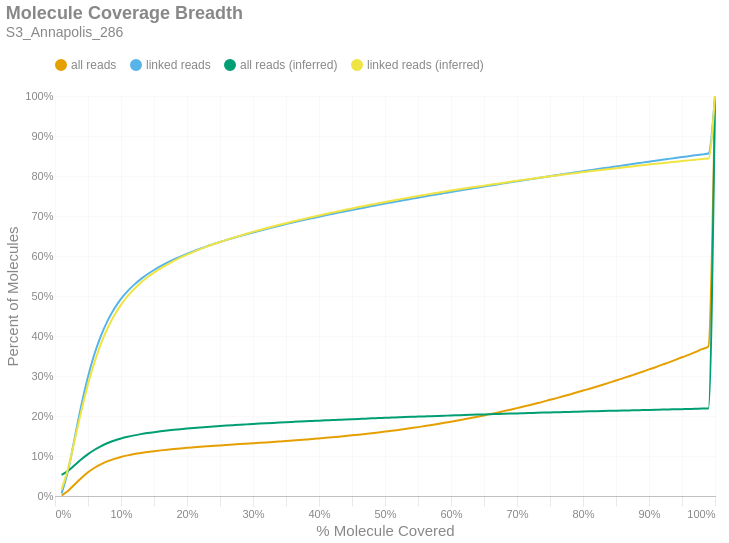

The notebook cell saved with this chart:
### Markdown cell above
### Molecule Read Coverage
This chart shows molecule coverage breadth as computed by the number of bases aligned to that molecule. In other words, "*how much of each unique long molecule is actually sequenced/aligned?*" Keep in mind there is a distinction between sequences and alignments, since some sequences belonging to a particular molecule may not align well and wouldn't appear in the alignment data. This chart also shows molecule coverage breadth as computed by the *inferred fragment* from which the aligned sequences originate. Unlike read coverage, this calculation takes into account the total insert size, including unsequenced gaps between the forward and reverse reads. Like the previous figures, these are cumulative percents.

### Code cell
if SKIPLR:
    print_html(f"Skipped")
else:
    binned_df = consolidated_hist(valids['coverage_bp'], mask, 0.01, True)
    binned_df_inf = consolidated_hist(valids['coverage_inserts'], mask, 0.01, True)
    binned_df = binned_df.with_columns(pl.lit(binned_df_inf['all reads (cumsum)']).alias('all reads (inferred)'))
    binned_df = binned_df.with_columns(pl.lit(binned_df_inf['linked reads (cumsum)']).alias('linked reads (inferred)'))
    binned_df = binned_df.with_columns(
        (pl.col('bin').cast(pl.Float64) + 0.01).alias('right_edge')
    )

    with SafeRender(binned_df):
        (
            density_plot(binned_df, 'Molecule Coverage Breadth', samplename, 'molcov', ['all reads (inferred)','linked reads (inferred)'])
            .encode(
                #x=alt.X('bin:Q', title="% Molecule Covered").axis(format = '%').scale(padding=0),
                x=alt.X('right_edge:Q', title="% Molecule Covered").axis(format='%').scale(padding=0),
                y=alt.Y('value:Q', title='Percent of Molecules')
                    .axis(format='%')
                    .stack(False)
                    .scale(domainMin=0, padding=0),
                color=alt.Color("key:N").scale(domain = ["all reads", "linked reads", "all reads (inferred)", "linked reads (inferred)"]),
                tooltip = [
                    alt.Tooltip("key:N", title = "Data Type"),
                    alt.Tooltip("range_label:N", title="% Molecule Covered"),
                    alt.Tooltip("value:Q", format = ".2%", title="% Molecules")
                ]
            )
        ).display()

### Figure 1 — Vega-Lite specification as saved in the notebook (floating-point values rounded to 4 significant figures)
{"width": "container", "height": 400, "config": {"title": {"anchor": "start", "dy": -15, "fontSize": 18, "color": "#888888", "subtitleColor": "#888888", "subtitleFontSize": 14}, "arc": {"fill": "#0072B2"}, "axis": {"domainColor": "#888888", "domainWidth": 0.5, "gridWidth": 0.2, "grid": false, "titleFontWeight": 400, "titleFontSize": 15, "labelFontSize": 11, "labelColor": "#888888", "tickColor": "#888888", "tickWidth": 0.2, "titleColor": "#888888"}, "axisBand": {"grid": false}, "axisX": {"grid": true, "tickSize": 10, "domainCap": "round"}, "axisY": {"domain": false, "grid": true, "tickSize": 0, "domainCap": "round"}, "background": "transparent", "header": {"labelFontSize": 15, "labelColor": "#888888", "titleFontSize": 15, "titleFontWeight": 600, "titleColor": "#888888"}, "legend": {"labelFont": "sans-serif", "labelFontSize": 12, "labelColor": "#888888", "symbolSize": 100, "symbolType": "circle", "titleFontSize": 12, "titlePadding": 10, "titleColor": "#888888", "title": null, "orient": "top"}, "range": {"category": ["#E69F00", "#56B4E9", "#009E73", "#F0E442", "#0072B2", "#D55E00", "#CC79A7", "#000000"], "diverging": ["#cfe8f3", "#a2d4ec", "#73bfe2", "#46abdb", "#1696d2", "#12719e"]}, "area": {"fill": "#0072B2", "fillOpacity": 0.7, "line": true, "strokeOpacity": 0.7}, "line": {"color": "#0072B2", "stroke": "#0072B2", "strokeWidth": 2}, "trail": {"color": "#0072B2", "stroke": "#0072B2", "strokeWidth": 0, "size": 1}, "point": {"filled": true, "fillOpacity": 1.0, "size": 95}, "text": {"color": "#888888", "fontSize": 11, "align": "right", "fontWeight": 400, "size": 11}, "bar": {"fill": "#0072B2", "stroke": null}, "view": {"stroke": null, "continuousWidth": 660, "continuousHeight": 400}}, "data": {"name": "data-cd6363bd19e3e7296bf46c4ef8585c17"}, "mark": {"type": "line", "interpolate": "monotone", "point": {"opacity": 0, "size": 275}}, "encoding": {"color": {"field": "key", "scale": {"domain": ["all reads", "linked reads", "all reads (inferred)", "linked reads (inferred)"]}, "type": "nominal"}, "tooltip": [{"field": "key", "title": "Data Type", "type": "nominal"}, {"field": "range_label", "title": "% Molecule Covered", "type": "nominal"}, {"field": "value", "format": ".2%", "title": "% Molecules", "type": "quantitative"}], "x": {"axis": {"format": "%"}, "field": "right_edge", "scale": {"padding": 0}, "title": "% Molecule Covered", "type": "quantitative"}, "y": {"axis": {"format": "%"}, "field": "value", "scale": {"domainMin": 0, "padding": 0}, "stack": false, "title": "Percent of Molecules", "type": "quantitative"}}, "params": [{"name": "param_c36ac31b6afebe62", "select": {"type": "point", "fields": ["key"]}, "bind": "legend"}], "title": {"text": "Molecule Coverage Breadth", "subtitle": "S3_Annapolis_286"}, "transform": [{"fold": ["all reads (cumsum)", "linked reads (cumsum)", "all reads (inferred)", "linked reads (inferred)"]}, {"calculate": "replace(datum.key, ' (cumsum)', '')", "as": "key"}, {"filter": {"param": "param_c36ac31b6afebe62"}}], "usermeta": {"embedOptions": {"downloadFileName": "S3_Annapolis_286.molcov"}}, "$schema": "https://vega.github.io/schema/vega-lite/v6.1.0.json", "datasets": {"data-cd6363bd19e3e7296bf46c4ef8585c17": [{"bin": "0.0", "interval": "0.0-0.01", "all reads": 0.001451, "linked reads": 0.006499, "all reads (cumsum)": 0.001451, "linked reads (cumsum)": 0.006499, "range_label": "0.0-0.01", "all reads (inferred)": 0.05266, "linked reads (inferred)": 0.01658, "right_edge": 0.01}, {"bin": "0.01", "interval": "0.01-0.02", "all reads": 0.01169, "linked reads": 0.05833, "all reads (cumsum)": 0.01314, "linked reads (cumsum)": 0.06483, "range_label": "0.01-0.02", "all reads (inferred)": 0.06315, "linked reads (inferred)": 0.06911, "right_edge": 0.02}, {"bin": "0.02", "interval": "0.02-0.03", "all reads": 0.01613, "linked reads": 0.08146, "all reads (cumsum)": 0.02927, "linked reads (cumsum)": 0.1463, "range_label": "0.02-0.03", "all reads (inferred)": 0.07733, "linked reads (inferred)": 0.1409, "right_edge": 0.03}, {"bin": "0.03", "interval": "0.03-0.04", "all reads": 0.016, "linked reads": 0.08104, "all reads (cumsum)": 0.04527, "linked reads (cumsum)": 0.2273, "range_label": "0.03-0.04", "all reads (inferred)": 0.09162, "linked reads (inferred)": 0.2135, "right_edge": 0.04}, {"bin": "0.04", "interval": "0.04-0.05", "all reads": 0.01397, "linked reads": 0.07082, "all reads (cumsum)": 0.05924, "linked reads (cumsum)": 0.2982, "range_label": "0.04-0.05", "all reads (inferred)": 0.1046, "linked reads (inferred)": 0.2793, "right_edge": 0.05}, {"bin": "0.05", "interval": "0.05-0.06", "all reads": 0.01142, "linked reads": 0.05793, "all reads (cumsum)": 0.07066, "linked reads (cumsum)": 0.3561, "range_label": "0.05-0.06", "all reads (inferred)": 0.1156, "linked reads (inferred)": 0.3352, "right_edge": 0.06}, {"bin": "0.06", "interval": "0.06-0.07", "all reads": 0.009139, "linked reads": 0.04627, "all reads (cumsum)": 0.0798, "linked reads (cumsum)": 0.4024, "range_label": "0.06-0.07", "all reads (inferred)": 0.1249, "linked reads (inferred)": 0.3823, "right_edge": 0.07}, {"bin": "0.07", "interval": "0.07-0.08", "all reads": 0.007277, "linked reads": 0.03684, "all reads (cumsum)": 0.08708, "linked reads (cumsum)": 0.4392, "range_label": "0.07-0.08", "all reads (inferred)": 0.1324, "linked reads (inferred)": 0.4207, "right_edge": 0.08}, {"bin": "0.08", "interval": "0.08-0.09", "all reads": 0.005848, "linked reads": 0.02955, "all reads (cumsum)": 0.09293, "linked reads (cumsum)": 0.4687, "range_label": "0.08-0.09", "all reads (inferred)": 0.1386, "linked reads (inferred)": 0.452, "right_edge": 0.09}, {"bin": "0.09", "interval": "0.09-0.1", "all reads": 0.004757, "linked reads": 0.02395, "all reads (cumsum)": 0.09768, "linked reads (cumsum)": 0.4927, "range_label": "0.09-0.1", "all reads (inferred)": 0.1437, "linked reads (inferred)": 0.4778, "right_edge": 0.1}, {"bin": "0.1", "interval": "0.1-0.11", "all reads": 0.003855, "linked reads": 0.01934, "all reads (cumsum)": 0.1015, "linked reads (cumsum)": 0.512, "range_label": "0.1-0.11", "all reads (inferred)": 0.148, "linked reads (inferred)": 0.4995, "right_edge": 0.11}, {"bin": "0.11", "interval": "0.11-0.12", "all reads": 0.003264, "linked reads": 0.01638, "all reads (cumsum)": 0.1048, "linked reads (cumsum)": 0.5284, "range_label": "0.11-0.12", "all reads (inferred)": 0.1516, "linked reads (inferred)": 0.5177, "right_edge": 0.12}, {"bin": "0.12", "interval": "0.12-0.13", "all reads": 0.002759, "linked reads": 0.0138, "all reads (cumsum)": 0.1076, "linked reads (cumsum)": 0.5422, "range_label": "0.12-0.13", "all reads (inferred)": 0.1547, "linked reads (inferred)": 0.5332, "right_edge": 0.13}, {"bin": "0.13", "interval": "0.13-0.14", "all reads": 0.002425, "linked reads": 0.01212, "all reads (cumsum)": 0.11, "linked reads (cumsum)": 0.5543, "range_label": "0.13-0.14", "all reads (inferred)": 0.1573, "linked reads (inferred)": 0.5467, "right_edge": 0.14}, {"bin": "0.14", "interval": "0.14-0.15", "all reads": 0.002144, "linked reads": 0.01066, "all reads (cumsum)": 0.1121, "linked reads (cumsum)": 0.565, "range_label": "0.14-0.15", "all reads (inferred)": 0.1597, "linked reads (inferred)": 0.5584, "right_edge": 0.15}, {"bin": "0.15", "interval": "0.15-0.16", "all reads": 0.001917, "linked reads": 0.009523, "all reads (cumsum)": 0.114, "linked reads (cumsum)": 0.5745, "range_label": "0.15-0.16", "all reads (inferred)": 0.1618, "linked reads (inferred)": 0.5691, "right_edge": 0.16}, {"bin": "0.16", "interval": "0.16-0.17", "all reads": 0.001769, "linked reads": 0.008743, "all reads (cumsum)": 0.1158, "linked reads (cumsum)": 0.5833, "range_label": "0.16-0.17", "all reads (inferred)": 0.1637, "linked reads (inferred)": 0.5787, "right_edge": 0.17}, {"bin": "0.17", "interval": "0.17-0.18", "all reads": 0.001606, "linked reads": 0.007924, "all reads (cumsum)": 0.1174, "linked reads (cumsum)": 0.5912, "range_label": "0.17-0.18", "all reads (inferred)": 0.1655, "linked reads (inferred)": 0.5877, "right_edge": 0.18}, {"bin": "0.18", "interval": "0.18-0.19", "all reads": 0.001496, "linked reads": 0.007339, "all reads (cumsum)": 0.1189, "linked reads (cumsum)": 0.5985, "range_label": "0.18-0.19", "all reads (inferred)": 0.1671, "linked reads (inferred)": 0.5959, "right_edge": 0.19}, {"bin": "0.19", "interval": "0.19-0.2", "all reads": 0.001424, "linked reads": 0.006937, "all reads (cumsum)": 0.1203, "linked reads (cumsum)": 0.6055, "range_label": "0.19-0.2", "all reads (inferred)": 0.1686, "linked reads (inferred)": 0.6034, "right_edge": 0.2}, {"bin": "0.2", "interval": "0.2-0.21", "all reads": 0.001322, "linked reads": 0.006422, "all reads (cumsum)": 0.1217, "linked reads (cumsum)": 0.6119, "range_label": "0.2-0.21", "all reads (inferred)": 0.17, "linked reads (inferred)": 0.6104, "right_edge": 0.21}, {"bin": "0.21", "interval": "0.21-0.22", "all reads": 0.001295, "linked reads": 0.006247, "all reads (cumsum)": 0.123, "linked reads (cumsum)": 0.6181, "range_label": "0.21-0.22", "all reads (inferred)": 0.1713, "linked reads (inferred)": 0.617, "right_edge": 0.22}, {"bin": "0.22", "interval": "0.22-0.23", "all reads": 0.001237, "linked reads": 0.005934, "all reads (cumsum)": 0.1242, "linked reads (cumsum)": 0.6241, "range_label": "0.22-0.23", "all reads (inferred)": 0.1726, "linked reads (inferred)": 0.6234, "right_edge": 0.23}, {"bin": "0.23", "interval": "0.23-0.24", "all reads": 0.001179, "linked reads": 0.005586, "all reads (cumsum)": 0.1254, "linked reads (cumsum)": 0.6296, "range_label": "0.23-0.24", "all reads (inferred)": 0.1738, "linked reads (inferred)": 0.6293, "right_edge": 0.24}, {"bin": "0.24", "interval": "0.24-0.25", "all reads": 0.001162, "linked reads": 0.005467, "all reads (cumsum)": 0.1265, "linked reads (cumsum)": 0.6351, "range_label": "0.24-0.25", "all reads (inferred)": 0.175, "linked reads (inferred)": 0.635, "right_edge": 0.25}, {"bin": "0.25", "interval": "0.25-0.26", "all reads": 0.001097, "linked reads": 0.005113, "all reads (cumsum)": 0.1276, "linked reads (cumsum)": 0.6402, "range_label": "0.25-0.26", "all reads (inferred)": 0.176, "linked reads (inferred)": 0.6404, "right_edge": 0.26}, {"bin": "0.26", "interval": "0.26-0.27", "all reads": 0.001066, "linked reads": 0.004895, "all reads (cumsum)": 0.1287, "linked reads (cumsum)": 0.6451, "range_label": "0.26-0.27", "all reads (inferred)": 0.1771, "linked reads (inferred)": 0.6455, "right_edge": 0.27}, {"bin": "0.27", "interval": "0.27-0.28", "all reads": 0.001029, "linked reads": 0.004643, "all reads (cumsum)": 0.1297, "linked reads (cumsum)": 0.6498, "range_label": "0.27-0.28", "all reads (inferred)": 0.1781, "linked reads (inferred)": 0.6506, "right_edge": 0.28}, {"bin": "0.28", "interval": "0.28-0.29", "all reads": 0.001064, "linked reads": 0.004623, "all reads (cumsum)": 0.1308, "linked reads (cumsum)": 0.6544, "range_label": "0.28-0.29", "all reads (inferred)": 0.1791, "linked reads (inferred)": 0.6555, "right_edge": 0.29}, {"bin": "0.29", "interval": "0.29-0.3", "all reads": 0.001064, "linked reads": 0.004508, "all reads (cumsum)": 0.1319, "linked reads (cumsum)": 0.6589, "range_label": "0.29-0.3", "all reads (inferred)": 0.18, "linked reads (inferred)": 0.6603, "right_edge": 0.3}, {"bin": "0.3", "interval": "0.3-0.31", "all reads": 0.00109, "linked reads": 0.004386, "all reads (cumsum)": 0.1329, "linked reads (cumsum)": 0.6633, "range_label": "0.3-0.31", "all reads (inferred)": 0.181, "linked reads (inferred)": 0.6649, "right_edge": 0.31}, {"bin": "0.31", "interval": "0.31-0.32", "all reads": 0.001109, "linked reads": 0.004304, "all reads (cumsum)": 0.1341, "linked reads (cumsum)": 0.6676, "range_label": "0.31-0.32", "all reads (inferred)": 0.1819, "linked reads (inferred)": 0.6694, "right_edge": 0.32}, {"bin": "0.32", "interval": "0.32-0.33", "all reads": 0.001129, "linked reads": 0.004143, "all reads (cumsum)": 0.1352, "linked reads (cumsum)": 0.6717, "range_label": "0.32-0.33", "all reads (inferred)": 0.1828, "linked reads (inferred)": 0.6737, "right_edge": 0.33}, {"bin": "0.33", "interval": "0.33-0.34", "all reads": 0.001162, "linked reads": 0.004077, "all reads (cumsum)": 0.1363, "linked reads (cumsum)": 0.6758, "range_label": "0.33-0.34", "all reads (inferred)": 0.1836, "linked reads (inferred)": 0.678, "right_edge": 0.34}, {"bin": "0.34", "interval": "0.34-0.35", "all reads": 0.001173, "linked reads": 0.003937, "all reads (cumsum)": 0.1375, "linked reads (cumsum)": 0.6797, "range_label": "0.34-0.35", "all reads (inferred)": 0.1845, "linked reads (inferred)": 0.6821, "right_edge": 0.35}, {"bin": "0.35", "interval": "0.35-0.36", "all reads": 0.001201, "linked reads": 0.003851, "all reads (cumsum)": 0.1387, "linked reads (cumsum)": 0.6836, "range_label": "0.35-0.36", "all reads (inferred)": 0.1853, "linked reads (inferred)": 0.6861, "right_edge": 0.36}, {"bin": "0.36", "interval": "0.36-0.37", "all reads": 0.001246, "linked reads": 0.003795, "all reads (cumsum)": 0.14, "linked reads (cumsum)": 0.6874, "range_label": "0.36-0.37", "all reads (inferred)": 0.1861, "linked reads (inferred)": 0.69, "right_edge": 0.37}, {"bin": "0.37", "interval": "0.37-0.38", "all reads": 0.001278, "linked reads": 0.003656, "all reads (cumsum)": 0.1412, "linked reads (cumsum)": 0.691, "range_label": "0.37-0.38", "all reads (inferred)": 0.1869, "linked reads (inferred)": 0.6939, "right_edge": 0.38}, {"bin": "0.38", "interval": "0.38-0.39", "all reads": 0.001303, "linked reads": 0.003572, "all reads (cumsum)": 0.1425, "linked reads (cumsum)": 0.6946, "range_label": "0.38-0.39", "all reads (inferred)": 0.1877, "linked reads (inferred)": 0.6976, "right_edge": 0.39}, {"bin": "0.39", "interval": "0.39-0.4", "all reads": 0.001398, "linked reads": 0.003544, "all reads (cumsum)": 0.1439, "linked reads (cumsum)": 0.6982, "range_label": "0.39-0.4", "all reads (inferred)": 0.1884, "linked reads (inferred)": 0.7014, "right_edge": 0.4}, {"bin": "0.4", "interval": "0.4-0.41", "all reads": 0.001405, "linked reads": 0.003489, "all reads (cumsum)": 0.1454, "linked reads (cumsum)": 0.7017, "range_label": "0.4-0.41", "all reads (inferred)": 0.1892, "linked reads (inferred)": 0.7051, "right_edge": 0.41}, {"bin": "0.41", "interval": "0.41-0.42", "all reads": 0.001475, "linked reads": 0.003404, "all reads (cumsum)": 0.1468, "linked reads (cumsum)": 0.7051, "range_label": "0.41-0.42", "all reads (inferred)": 0.1899, "linked reads (inferred)": 0.7086, "right_edge": 0.42}, {"bin": "0.42", "interval": "0.42-0.43", "all reads": 0.001546, "linked reads": 0.003398, "all reads (cumsum)": 0.1484, "linked reads (cumsum)": 0.7085, "range_label": "0.42-0.43", "all reads (inferred)": 0.1906, "linked reads (inferred)": 0.7121, "right_edge": 0.43}, {"bin": "0.43", "interval": "0.43-0.44", "all reads": 0.001597, "linked reads": 0.00336, "all reads (cumsum)": 0.15, "linked reads (cumsum)": 0.7118, "range_label": "0.43-0.44", "all reads (inferred)": 0.1914, "linked reads (inferred)": 0.7156, "right_edge": 0.44}, {"bin": "0.44", "interval": "0.44-0.45", "all reads": 0.001637, "linked reads": 0.003207, "all reads (cumsum)": 0.1516, "linked reads (cumsum)": 0.715, "range_label": "0.44-0.45", "all reads (inferred)": 0.1921, "linked reads (inferred)": 0.719, "right_edge": 0.45}, {"bin": "0.45", "interval": "0.45-0.46", "all reads": 0.001709, "linked reads": 0.003238, "all reads (cumsum)": 0.1533, "linked reads (cumsum)": 0.7183, "range_label": "0.45-0.46", "all reads (inferred)": 0.1927, "linked reads (inferred)": 0.7223, "right_edge": 0.46}, {"bin": "0.46", "interval": "0.46-0.47", "all reads": 0.001817, "linked reads": 0.00325, "all reads (cumsum)": 0.1551, "linked reads (cumsum)": 0.7215, "range_label": "0.46-0.47", "all reads (inferred)": 0.1934, "linked reads (inferred)": 0.7254, "right_edge": 0.47}, {"bin": "0.47", "interval": "0.47-0.48", "all reads": 0.001894, "linked reads": 0.003245, "all reads (cumsum)": 0.157, "linked reads (cumsum)": 0.7248, "range_label": "0.47-0.48", "all reads (inferred)": 0.1941, "linked reads (inferred)": 0.7287, "right_edge": 0.48}, {"bin": "0.48", "interval": "0.48-0.49", "all reads": 0.001883, "linked reads": 0.003073, "all reads (cumsum)": 0.1589, "linked reads (cumsum)": 0.7278, "range_label": "0.48-0.49", "all reads (inferred)": 0.1947, "linked reads (inferred)": 0.7318, "right_edge": 0.49}, {"bin": "0.49", "interval": "0.49-0.5", "all reads": 0.002145, "linked reads": 0.003197, "all reads (cumsum)": 0.1611, "linked reads (cumsum)": 0.731, "range_label": "0.49-0.5", "all reads (inferred)": 0.1954, "linked reads (inferred)": 0.735, "right_edge": 0.5}, {"bin": "0.5", "interval": "0.5-0.51", "all reads": 0.001963, "linked reads": 0.002974, "all reads (cumsum)": 0.163, "linked reads (cumsum)": 0.734, "range_label": "0.5-0.51", "all reads (inferred)": 0.196, "linked reads (inferred)": 0.738, "right_edge": 0.51}, {"bin": "0.51", "interval": "0.51-0.52", "all reads": 0.002208, "linked reads": 0.003034, "all reads (cumsum)": 0.1652, "linked reads (cumsum)": 0.737, "range_label": "0.51-0.52", "all reads (inferred)": 0.1966, "linked reads (inferred)": 0.741, "right_edge": 0.52}, {"bin": "0.52", "interval": "0.52-0.53", "all reads": 0.002252, "linked reads": 0.002971, "all reads (cumsum)": 0.1675, "linked reads (cumsum)": 0.74, "range_label": "0.52-0.53", "all reads (inferred)": 0.1973, "linked reads (inferred)": 0.744, "right_edge": 0.53}, {"bin": "0.53", "interval": "0.53-0.54", "all reads": 0.002326, "linked reads": 0.002903, "all reads (cumsum)": 0.1698, "linked reads (cumsum)": 0.7429, "range_label": "0.53-0.54", "all reads (inferred)": 0.1979, "linked reads (inferred)": 0.7469, "right_edge": 0.54}, {"bin": "0.54", "interval": "0.54-0.55", "all reads": 0.002377, "linked reads": 0.002877, "all reads (cumsum)": 0.1722, "linked reads (cumsum)": 0.7458, "range_label": "0.54-0.55", "all reads (inferred)": 0.1985, "linked reads (inferred)": 0.7498, "right_edge": 0.55}, {"bin": "0.55", "interval": "0.55-0.56", "all reads": 0.002601, "linked reads": 0.002916, "all reads (cumsum)": 0.1748, "linked reads (cumsum)": 0.7487, "range_label": "0.55-0.56", "all reads (inferred)": 0.1991, "linked reads (inferred)": 0.7526, "right_edge": 0.56}, {"bin": "0.56", "interval": "0.56-0.57", "all reads": 0.002635, "linked reads": 0.002897, "all reads (cumsum)": 0.1774, "linked reads (cumsum)": 0.7516, "range_label": "0.56-0.57", "all reads (inferred)": 0.1996, "linked reads (inferred)": 0.7554, "right_edge": 0.57}, {"bin": "0.57", "interval": "0.57-0.58", "all reads": 0.002646, "linked reads": 0.002838, "all reads (cumsum)": 0.1801, "linked reads (cumsum)": 0.7544, "range_label": "0.57-0.58", "all reads (inferred)": 0.2002, "linked reads (inferred)": 0.7581, "right_edge": 0.58}, {"bin": "0.58", "interval": "0.58-0.59", "all reads": 0.002787, "linked reads": 0.00288, "all reads (cumsum)": 0.1828, "linked reads (cumsum)": 0.7573, "range_label": "0.58-0.59", "all reads (inferred)": 0.2008, "linked reads (inferred)": 0.7608, "right_edge": 0.59}, {"bin": "0.59", "interval": "0.59-0.6", "all reads": 0.002932, "linked reads": 0.00282, "all reads (cumsum)": 0.1858, "linked reads (cumsum)": 0.7601, "range_label": "0.59-0.6", "all reads (inferred)": 0.2013, "linked reads (inferred)": 0.7635, "right_edge": 0.6}, {"bin": "0.6", "interval": "0.6-0.61", "all reads": 0.002864, "linked reads": 0.00266, "all reads (cumsum)": 0.1886, "linked reads (cumsum)": 0.7628, "range_label": "0.6-0.61", "all reads (inferred)": 0.2019, "linked reads (inferred)": 0.7661, "right_edge": 0.61}, {"bin": "0.61", "interval": "0.61-0.62", "all reads": 0.003094, "linked reads": 0.002678, "all reads (cumsum)": 0.1917, "linked reads (cumsum)": 0.7655, "range_label": "0.61-0.62", "all reads (inferred)": 0.2024, "linked reads (inferred)": 0.7687, "right_edge": 0.62}, {"bin": "0.62", "interval": "0.62-0.63", "all reads": 0.00317, "linked reads": 0.002724, "all reads (cumsum)": 0.1949, "linked reads (cumsum)": 0.7682, "range_label": "0.62-0.63", "all reads (inferred)": 0.203, "linked reads (inferred)": 0.7712, "right_edge": 0.63}, {"bin": "0.63", "interval": "0.63-0.64", "all reads": 0.003248, "linked reads": 0.002646, "all reads (cumsum)": 0.1982, "linked reads (cumsum)": 0.7708, "range_label": "0.63-0.64", "all reads (inferred)": 0.2035, "linked reads (inferred)": 0.7736, "right_edge": 0.64}, {"bin": "0.64", "interval": "0.64-0.65", "all reads": 0.00332, "linked reads": 0.002683, "all reads (cumsum)": 0.2015, "linked reads (cumsum)": 0.7735, "range_label": "0.64-0.65", "all reads (inferred)": 0.204, "linked reads (inferred)": 0.7759, "right_edge": 0.65}, {"bin": "0.65", "interval": "0.65-0.66", "all reads": 0.003552, "linked reads": 0.0027, "all reads (cumsum)": 0.205, "linked reads (cumsum)": 0.7762, "range_label": "0.65-0.66", "all reads (inferred)": 0.2045, "linked reads (inferred)": 0.7784, "right_edge": 0.66}, {"bin": "0.66", "interval": "0.66-0.67", "all reads": 0.00344, "linked reads": 0.002664, "all reads (cumsum)": 0.2085, "linked reads (cumsum)": 0.7789, "range_label": "0.66-0.67", "all reads (inferred)": 0.205, "linked reads (inferred)": 0.7809, "right_edge": 0.67}, {"bin": "0.67", "interval": "0.67-0.68", "all reads": 0.003695, "linked reads": 0.002679, "all reads (cumsum)": 0.2122, "linked reads (cumsum)": 0.7816, "range_label": "0.67-0.68", "all reads (inferred)": 0.2055, "linked reads (inferred)": 0.7833, "right_edge": 0.68}, {"bin": "0.68", "interval": "0.68-0.69", "all reads": 0.003638, "linked reads": 0.002512, "all reads (cumsum)": 0.2158, "linked reads (cumsum)": 0.7841, "range_label": "0.68-0.69", "all reads (inferred)": 0.206, "linked reads (inferred)": 0.7857, "right_edge": 0.69}, {"bin": "0.69", "interval": "0.69-0.7", "all reads": 0.003876, "linked reads": 0.002611, "all reads (cumsum)": 0.2197, "linked reads (cumsum)": 0.7867, "range_label": "0.69-0.7", "all reads (inferred)": 0.2065, "linked reads (inferred)": 0.788, "right_edge": 0.7}, {"bin": "0.7", "interval": "0.7-0.71", "all reads": 0.003834, "linked reads": 0.002563, "all reads (cumsum)": 0.2235, "linked reads (cumsum)": 0.7893, "range_label": "0.7-0.71", "all reads (inferred)": 0.207, "linked reads (inferred)": 0.7903, "right_edge": 0.71}, {"bin": "0.71", "interval": "0.71-0.72", "all reads": 0.004023, "linked reads": 0.002616, "all reads (cumsum)": 0.2275, "linked reads (cumsum)": 0.7919, "range_label": "0.71-0.72", "all reads (inferred)": 0.2075, "linked reads (inferred)": 0.7926, "right_edge": 0.72}, {"bin": "0.72", "interval": "0.72-0.73", "all reads": 0.004196, "linked reads": 0.002583, "all reads (cumsum)": 0.2317, "linked reads (cumsum)": 0.7945, "range_label": "0.72-0.73", "all reads (inferred)": 0.208, "linked reads (inferred)": 0.7949, "right_edge": 0.73}, {"bin": "0.73", "interval": "0.73-0.74", "all reads": 0.004146, "linked reads": 0.002543, "all reads (cumsum)": 0.2359, "linked reads (cumsum)": 0.797, "range_label": "0.73-0.74", "all reads (inferred)": 0.2085, "linked reads (inferred)": 0.7971, "right_edge": 0.74}, {"bin": "0.74", "interval": "0.74-0.75", "all reads": 0.00453, "linked reads": 0.002628, "all reads (cumsum)": 0.2404, "linked reads (cumsum)": 0.7996, "range_label": "0.74-0.75", "all reads (inferred)": 0.2089, "linked reads (inferred)": 0.7993, "right_edge": 0.75}, {"bin": "0.75", "interval": "0.75-0.76", "all reads": 0.004334, "linked reads": 0.002468, "all reads (cumsum)": 0.2447, "linked reads (cumsum)": 0.8021, "range_label": "0.75-0.76", "all reads (inferred)": 0.2094, "linked reads (inferred)": 0.8014, "right_edge": 0.76}, {"bin": "0.76", "interval": "0.76-0.77", "all reads": 0.004515, "linked reads": 0.002538, "all reads (cumsum)": 0.2493, "linked reads (cumsum)": 0.8046, "range_label": "0.76-0.77", "all reads (inferred)": 0.2099, "linked reads (inferred)": 0.8035, "right_edge": 0.77}, {"bin": "0.77", "interval": "0.77-0.78", "all reads": 0.004621, "linked reads": 0.00256, "all reads (cumsum)": 0.2539, "linked reads (cumsum)": 0.8072, "range_label": "0.77-0.78", "all reads (inferred)": 0.2103, "linked reads (inferred)": 0.8056, "right_edge": 0.78}, {"bin": "0.78", "interval": "0.78-0.79", "all reads": 0.004674, "linked reads": 0.002442, "all reads (cumsum)": 0.2585, "linked reads (cumsum)": 0.8096, "range_label": "0.78-0.79", "all reads (inferred)": 0.2108, "linked reads (inferred)": 0.8077, "right_edge": 0.79}, {"bin": "0.79", "interval": "0.79-0.8", "all reads": 0.005007, "linked reads": 0.002389, "all reads (cumsum)": 0.2636, "linked reads (cumsum)": 0.812, "range_label": "0.79-0.8", "all reads (inferred)": 0.2112, "linked reads (inferred)": 0.8097, "right_edge": 0.8}, {"bin": "0.8", "interval": "0.8-0.81", "all reads": 0.004683, "linked reads": 0.002426, "all reads (cumsum)": 0.2682, "linked reads (cumsum)": 0.8144, "range_label": "0.8-0.81", "all reads (inferred)": 0.2116, "linked reads (inferred)": 0.8118, "right_edge": 0.81}, {"bin": "0.81", "interval": "0.81-0.82", "all reads": 0.004925, "linked reads": 0.002429, "all reads (cumsum)": 0.2732, "linked reads (cumsum)": 0.8169, "range_label": "0.81-0.82", "all reads (inferred)": 0.212, "linked reads (inferred)": 0.8137, "right_edge": 0.82}, {"bin": "0.82", "interval": "0.82-0.83", "all reads": 0.00514, "linked reads": 0.002255, "all reads (cumsum)": 0.2783, "linked reads (cumsum)": 0.8191, "range_label": "0.82-0.83", "all reads (inferred)": 0.2125, "linked reads (inferred)": 0.8157, "right_edge": 0.83}, {"bin": "0.83", "interval": "0.83-0.84", "all reads": 0.005186, "linked reads": 0.002416, "all reads (cumsum)": 0.2835, "linked reads (cumsum)": 0.8215, "range_label": "0.83-0.84", "all reads (inferred)": 0.2129, "linked reads (inferred)": 0.8176, "right_edge": 0.84}, {"bin": "0.84", "interval": "0.84-0.85", "all reads": 0.005216, "linked reads": 0.002437, "all reads (cumsum)": 0.2887, "linked reads (cumsum)": 0.824, "range_label": "0.84-0.85", "all reads (inferred)": 0.2133, "linked reads (inferred)": 0.8194, "right_edge": 0.85}, {"bin": "0.85", "interval": "0.85-0.86", "all reads": 0.005368, "linked reads": 0.002317, "all reads (cumsum)": 0.2941, "linked reads (cumsum)": 0.8263, "range_label": "0.85-0.86", "all reads (inferred)": 0.2136, "linked reads (inferred)": 0.8213, "right_edge": 0.86}, {"bin": "0.86", "interval": "0.86-0.87", "all reads": 0.005367, "linked reads": 0.002369, "all reads (cumsum)": 0.2994, "linked reads (cumsum)": 0.8287, "range_label": "0.86-0.87", "all reads (inferred)": 0.214, "linked reads (inferred)": 0.8231, "right_edge": 0.87}, {"bin": "0.87", "interval": "0.87-0.88", "all reads": 0.005606, "linked reads": 0.002399, "all reads (cumsum)": 0.305, "linked reads (cumsum)": 0.8311, "range_label": "0.87-0.88", "all reads (inferred)": 0.2144, "linked reads (inferred)": 0.8249, "right_edge": 0.88}, {"bin": "0.88", "interval": "0.88-0.89", "all reads": 0.005566, "linked reads": 0.002367, "all reads (cumsum)": 0.3106, "linked reads (cumsum)": 0.8334, "range_label": "0.88-0.89", "all reads (inferred)": 0.2148, "linked reads (inferred)": 0.8268, "right_edge": 0.89}, {"bin": "0.89", "interval": "0.89-0.9", "all reads": 0.005882, "linked reads": 0.002405, "all reads (cumsum)": 0.3165, "linked reads (cumsum)": 0.8358, "range_label": "0.89-0.9", "all reads (inferred)": 0.2152, "linked reads (inferred)": 0.8286, "right_edge": 0.9}, {"bin": "0.9", "interval": "0.9-0.91", "all reads": 0.005499, "linked reads": 0.002388, "all reads (cumsum)": 0.322, "linked reads (cumsum)": 0.8382, "range_label": "0.9-0.91", "all reads (inferred)": 0.2156, "linked reads (inferred)": 0.8304, "right_edge": 0.91}, {"bin": "0.91", "interval": "0.91-0.92", "all reads": 0.00642, "linked reads": 0.00234, "all reads (cumsum)": 0.3284, "linked reads (cumsum)": 0.8406, "range_label": "0.91-0.92", "all reads (inferred)": 0.216, "linked reads (inferred)": 0.8321, "right_edge": 0.92}, {"bin": "0.92", "interval": "0.92-0.93", "all reads": 0.005608, "linked reads": 0.002262, "all reads (cumsum)": 0.334, "linked reads (cumsum)": 0.8428, "range_label": "0.92-0.93", "all reads (inferred)": 0.2164, "linked reads (inferred)": 0.8339, "right_edge": 0.93}, {"bin": "0.93", "interval": "0.93-0.94", "all reads": 0.006148, "linked reads": 0.002231, "all reads (cumsum)": 0.3402, "linked reads (cumsum)": 0.8451, "range_label": "0.93-0.94", "all reads (inferred)": 0.2168, "linked reads (inferred)": 0.8356, "right_edge": 0.94}, {"bin": "0.94", "interval": "0.94-0.95", "all reads": 0.006748, "linked reads": 0.002193, "all reads (cumsum)": 0.3469, "linked reads (cumsum)": 0.8473, "range_label": "0.94-0.95", "all reads (inferred)": 0.2171, "linked reads (inferred)": 0.8374, "right_edge": 0.95}, {"bin": "0.95", "interval": "0.95-0.96", "all reads": 0.00585, "linked reads": 0.00225, "all reads (cumsum)": 0.3528, "linked reads (cumsum)": 0.8495, "range_label": "0.95-0.96", "all reads (inferred)": 0.2176, "linked reads (inferred)": 0.8391, "right_edge": 0.96}, {"bin": "0.96", "interval": "0.96-0.97", "all reads": 0.006792, "linked reads": 0.002186, "all reads (cumsum)": 0.3596, "linked reads (cumsum)": 0.8517, "range_label": "0.96-0.97", "all reads (inferred)": 0.218, "linked reads (inferred)": 0.8408, "right_edge": 0.97}, {"bin": "0.97", "interval": "0.97-0.98", "all reads": 0.007475, "linked reads": 0.002185, "all reads (cumsum)": 0.367, "linked reads (cumsum)": 0.8539, "range_label": "0.97-0.98", "all reads (inferred)": 0.2185, "linked reads (inferred)": 0.8427, "right_edge": 0.98}, {"bin": "0.98", "interval": "0.98-0.99", "all reads": 0.006982, "linked reads": 0.002278, "all reads (cumsum)": 0.374, "linked reads (cumsum)": 0.8562, "range_label": "0.98-0.99", "all reads (inferred)": 0.2189, "linked reads (inferred)": 0.8438, "right_edge": 0.99}, {"bin": "0.99", "interval": "0.99-1.0", "all reads": 0.626, "linked reads": 0.1438, "all reads (cumsum)": 1.0, "linked reads (cumsum)": 1.0, "range_label": "0.99-1.0", "all reads (inferred)": 1.0, "linked reads (inferred)": 1.0, "right_edge": 1.0}]}}
